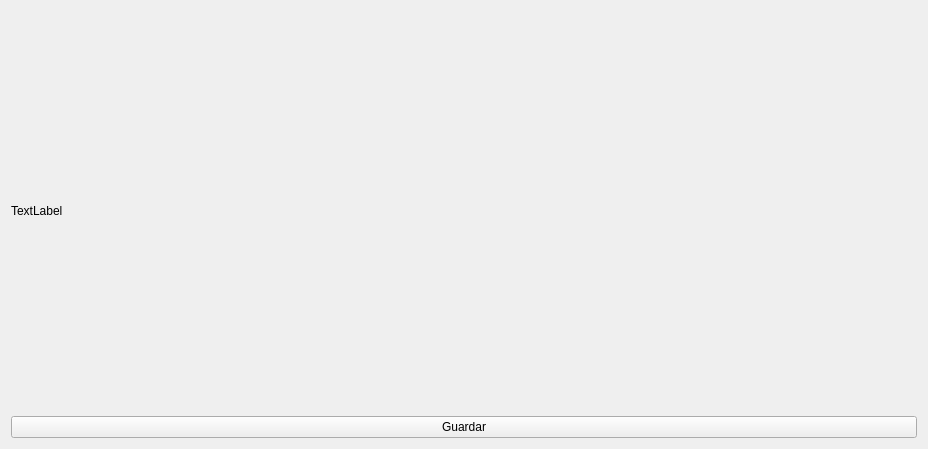
<?xml version="1.0" encoding="UTF-8"?>
<ui version="4.0">
 <class>Form</class>
 <widget class="QWidget" name="Form">
  <property name="geometry">
   <rect>
    <x>0</x>
    <y>0</y>
    <width>928</width>
    <height>449</height>
   </rect>
  </property>
  <property name="windowTitle">
   <string>Histograma</string>
  </property>
  <layout class="QVBoxLayout" name="verticalLayout">
   <item>
    <widget class="QLabel" name="label">
     <property name="text">
      <string>TextLabel</string>
     </property>
     <property name="scaledContents">
      <bool>true</bool>
     </property>
    </widget>
   </item>
   <item>
    <widget class="QPushButton" name="btnGuardar">
     <property name="text">
      <string>Guardar</string>
     </property>
    </widget>
   </item>
  </layout>
 </widget>
 <resources/>
 <connections/>
</ui>
